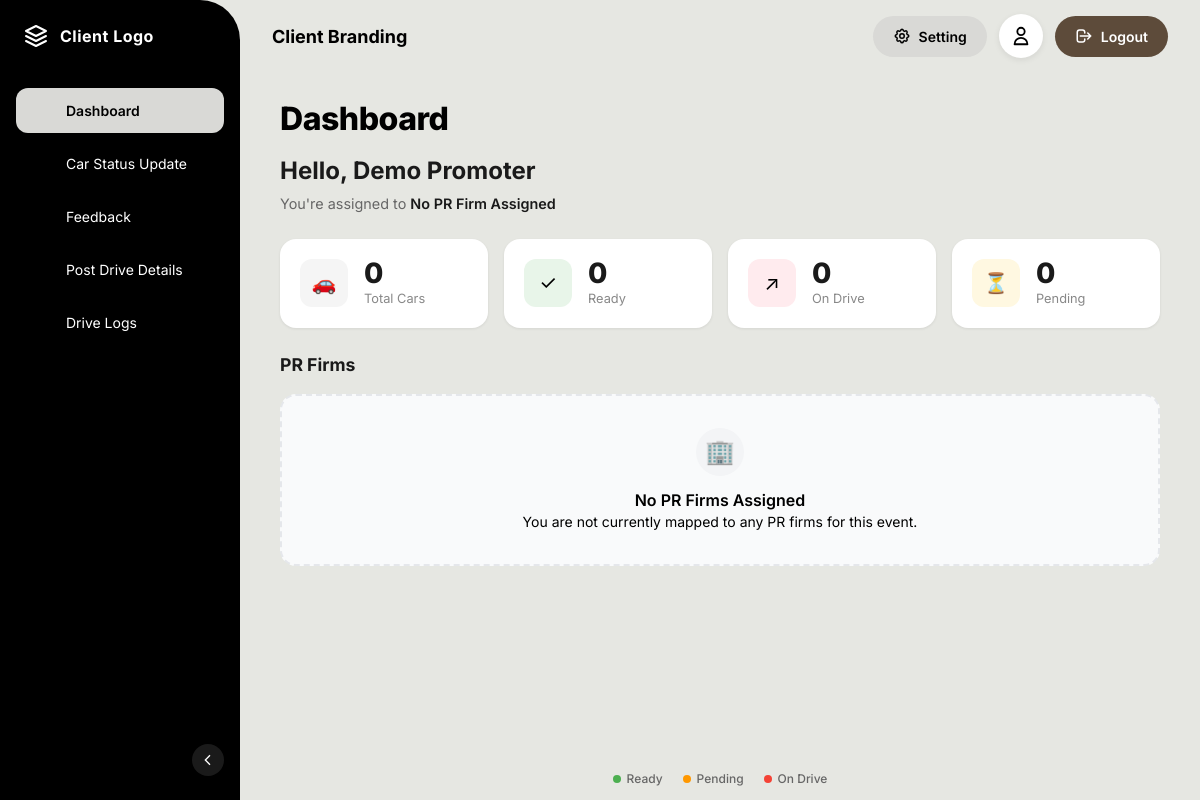
The app's page /pages/promoter/dashboard.php (signed in), older data.
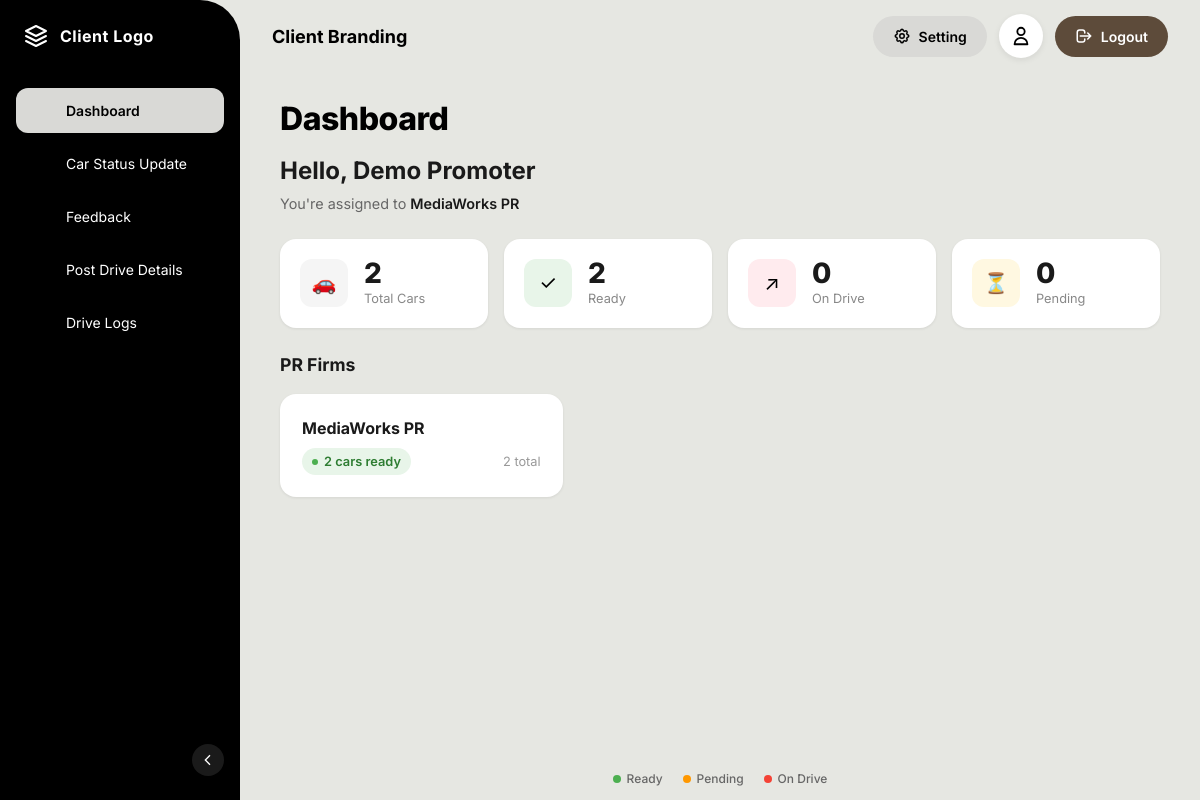
The same page, newer data.
### tables this page shows
CREATE TABLE IF NOT EXISTS pr_firms (
    id INT PRIMARY KEY AUTO_INCREMENT,
    name VARCHAR(150) NOT NULL,
    contact_person VARCHAR(150),
    phone VARCHAR(20),
    email VARCHAR(150),
    is_active TINYINT(1) DEFAULT 1,
    created_at TIMESTAMP DEFAULT CURRENT_TIMESTAMP
);

### includes/helpers.php (called while the page is built, shortened)
<?php
function h($str)
{
    return htmlspecialchars($str ?? '', ENT_QUOTES, 'UTF-8');
}

### includes/auth.php (called while the page is built, shortened)
<?php
require_once __DIR__ . '/../config/database.php';
function isLoggedIn()
{
    return isset($_SESSION['user_id']) && !empty($_SESSION['user_id']);
}
function getCurrentUser()
{
    return dbQueryOne(
        "SELECT id, name, email, role, phone, avatar FROM users WHERE id = ? AND is_active = 1",
        [$_SESSION['user_id']]
    );
}

### config/database.php (called while the page is built, shortened)
<?php
function getDB()
{
    static $pdo = null;
    if ($pdo === null) {
        try {
            $dsn = "mysql:host=" . DB_HOST . ";dbname=" . DB_NAME . ";charset=" . DB_CHARSET;
            $options = [
                PDO::ATTR_ERRMODE => PDO::ERRMODE_EXCEPTION,
                PDO::ATTR_DEFAULT_FETCH_MODE => PDO::FETCH_ASSOC,
                PDO::ATTR_EMULATE_PREPARES => false,
            ];
            $pdo = new PDO($dsn, DB_USER, DB_PASS, $options);
        } catch (PDOException $e) {
            error_log("Database Connection Error: " . $e->getMessage());
            die("Database connection failed. Please check your configuration.");
        }
    }
    return $pdo;
}
function dbQuery($sql, $params = [])
{
    $stmt = getDB()->prepare($sql);
    $stmt->execute($params);
    return $stmt->fetchAll();
}
function dbQueryOne($sql, $params = [])
{
    $stmt = getDB()->prepare($sql);
    $stmt->execute($params);
    return $stmt->fetch() ?: null;
}

### pages/promoter/dashboard.php (the view, shortened to what the changed rows need)
<?php
$currentPage = 'dashboard';
require_once __DIR__ . '/../../includes/auth.php';
require_once __DIR__ . '/../../includes/helpers.php';
$user = getCurrentUser() ?? ['name' => 'Promoter', 'id' => 6];
$userId = $user['id'] ?? 6;
$eventId = $_SESSION['active_event_id'] ?? 1;
$prFirmNames = dbQuery("SELECT pf.name FROM pr_firms pf JOIN promoter_pr_firms ppf ON ppf.pr_firm_id = pf.id WHERE ppf.promoter_id = ? AND ppf.event_id = ? ORDER BY pf.name", [$userId, $eventId]);
$assignedFirms = array_column($prFirmNames, 'name');
$prFirmDisplay = !empty($assignedFirms) ? implode(', ', $assignedFirms) : 'No PR Firm Assigned';
$stats = dbQueryOne("
    SELECT
        COUNT(DISTINCT c.id) as total_cars,
        SUM(CASE WHEN c.status IN ('standby', 'cleaned', 'pod_lineup') THEN 1 ELSE 0 END) as ready_cars,
        SUM(CASE WHEN c.status = 'on_drive' THEN 1 ELSE 0 END) as on_drive,
        SUM(CASE WHEN c.status IN ('cleaning', 'returned', 'under_inspection') THEN 1 ELSE 0 END) as pending_cars
    FROM cars c
    JOIN pr_firm_cars pfc ON pfc.car_id = c.id
    JOIN promoter_pr_firms ppf ON ppf.pr_firm_id = pfc.pr_firm_id AND ppf.event_id = pfc.event_id
    WHERE ppf.promoter_id = ? AND ppf.event_id = ? AND c.is_active = 1
", [$userId, $eventId]) ?? ['total_cars' => 0, 'ready_cars' => 0, 'on_drive' => 0, 'pending_cars' => 0];
$prFirms = dbQuery("
    SELECT pf.*, ppf.event_id,
        (SELECT COUNT(*) FROM pr_firm_cars pfc
         JOIN cars c ON c.id = pfc.car_id
         WHERE pfc.pr_firm_id = pf.id
         AND pfc.event_id = ppf.event_id
         AND c.status IN ('standby', 'cleaned', 'pod_lineup')) as ready_cars,
        (SELECT COUNT(*) FROM pr_firm_cars pfc
         WHERE pfc.pr_firm_id = pf.id AND pfc.event_id = ppf.event_id) as total_cars
    FROM pr_firms pf
    JOIN promoter_pr_firms ppf ON ppf.pr_firm_id = pf.id
    WHERE ppf.promoter_id = ? AND ppf.event_id = ?
    ORDER BY pf.name
", [$userId, $eventId]);
include __DIR__ . '/../../components/layout.php';
?>
<div class="dashboard-header">
    <div class="event-info">
        You're assigned to <span class="event-name"><?= h($prFirmDisplay) ?></span>
    </div>
</div>
<div class="grid grid-cols-2 lg:grid-cols-4 gap-4 mb-6">
    <div class="stat-card">
        <div class="stat-content">
            <div class="value"><?= intval($stats['total_cars'] ?? 0) ?></div>
            <div class="label">Total Cars</div>
        </div>
    </div>
    <div class="stat-card">
        <div class="stat-content">
            <div class="value"><?= intval($stats['ready_cars'] ?? 0) ?></div>
            <div class="label">Ready</div>
        </div>
    </div>
</div>
<div class="mb-6">
    <h2 class="section-title">PR Firms</h2>
    <?php if (empty($prFirms)): ?>
        <div
            class="bg-gray-50 border-2 border-dashed border-gray-200 rounded-2xl p-8 flex flex-col items-center justify-center text-center">
            <div class="w-12 h-12 bg-gray-100 rounded-full flex items-center justify-center mb-3">
                <span class="text-2xl">🏢</span>
            </div>
            <h3 class="text-base font-semibold text-gray-900 mb-1">No PR Firms Assigned</h3>
            <p class="text-sm text-gray-500">You are not currently mapped to any PR firms for this event.</p>
        </div>
    <?php else: ?>
        <div class="grid grid-cols-1 md:grid-cols-2 lg:grid-cols-3 gap-4" id="prFirmsList">
            <?php foreach ($prFirms as $firm): ?>
                <div class="pr-firm-card" onclick="selectPrFirm(<?= $firm['id'] ?>, '<?= h($firm['name']) ?>')"
                    data-firm-id="<?= $firm['id'] ?>">
                    <div class="firm-name"><?= h($firm['name']) ?></div>
                    <div class="firm-meta">
                        <span class="ready-badge">
                            <span class="dot"></span>
                            <?= intval($firm['ready_cars']) ?> cars ready
                        </span>
                        <span class="total-count"><?= intval($firm['total_cars']) ?> total</span>
                    </div>
                </div>
            <?php endforeach; ?>
        </div>
    <?php endif; ?>
</div>
</div>
<?php include __DIR__ . '/../../components/layout-footer.php'; ?>

### components/sidebar.php (shortened to what the changed rows need)
<?php
$currentPage = $currentPage ?? 'dashboard';
$userRole = $_SESSION['user_role'] ?? 'client';
$clientNav = [
    ['id' => 'dashboard', 'label' => 'Overall Car Stats', 'icon' => 'car', 'url' => '/pages/client/dashboard.php'],
    ['id' => 'car-stats', 'label' => 'Individual Car Stats', 'icon' => 'chart', 'url' => '/pages/client/car-stats.php'],
    ['id' => 'attendance', 'label' => 'Promoter Attendance', 'icon' => 'users', 'url' => '/pages/client/attendance.php'],
    ['id' => 'events', 'label' => 'Event Details', 'icon' => 'calendar', 'url' => '/pages/client/events.php'],
    ['id' => 'insights', 'label' => 'Insights', 'icon' => 'eye', 'url' => '/pages/client/insights.php'],
];
$adminNav = [
    ['id' => 'dashboard', 'label' => 'Dashboard', 'icon' => 'home', 'url' => '/pages/admin/dashboard.php'],
    ['id' => 'cars', 'label' => 'Manage Cars', 'icon' => 'car', 'url' => '/pages/admin/cars.php'],
    ['id' => 'promoters', 'label' => 'Manage Promoters', 'icon' => 'users', 'url' => '/pages/admin/promoters.php'],
    ['id' => 'events', 'label' => 'Events', 'icon' => 'calendar', 'url' => '/pages/admin/events.php'],
    ['id' => 'analytics', 'label' => 'Analytics', 'icon' => 'chart', 'url' => '/pages/admin/analytics.php'],
    ['id' => 'settings', 'label' => 'Settings', 'icon' => 'settings', 'url' => '/pages/admin/settings.php'],
];
$promoterNav = [
    ['id' => 'dashboard', 'label' => 'Dashboard', 'icon' => 'home', 'url' => '/pages/promoter/dashboard.php'],
    ['id' => 'cars', 'label' => 'Car Status Update', 'icon' => 'car', 'url' => '/pages/promoter/car-status.php'],
    ['id' => 'feedback', 'label' => 'Feedback', 'icon' => 'check', 'url' => '/pages/promoter/feedback.php'],
    ['id' => 'post-drive', 'label' => 'Post Drive Details', 'icon' => 'arrow-left', 'url' => '/pages/promoter/post-drive.php'],
    ['id' => 'drive-logs', 'label' => 'Drive Logs', 'icon' => 'list', 'url' => '/pages/promoter/drive-logs.php'],
];
$cleaningNav = [
    ['id' => 'dashboard', 'label' => 'Cleaning Dashboard', 'icon' => 'home', 'url' => '/pages/cleaning/dashboard.php'],
];
$navItems = match ($userRole) {
    'superadmin' => $adminNav,
    'client' => $clientNav,
    'promoter' => $promoterNav,
    'cleaning_staff' => $cleaningNav,
    default => $clientNav,
};
function getSidebarIconSvg($icon)
{
    return $paths[$icon] ?? $paths['home'];
}
?>
<aside class="mdm-sidebar" id="mdmSidebar">
    <nav class="mdm-sidebar-nav">
        <?php foreach ($navItems as $item): ?>
            <a href="<?= BASE_PATH . $item['url'] ?>"
                class="mdm-nav-link <?= $currentPage === $item['id'] ? 'active' : '' ?>">
                <svg fill="none" stroke="currentColor" viewBox="0 0 24 24">
                    <?= getSidebarIconSvg($item['icon']) ?>
                </svg>
                <span><?= h($item['label']) ?></span>
            </a>
        <?php endforeach; ?>
    </nav>
</aside>

Row changes from the older to the newer data that the page shows:
added pr_firms: name "MediaWorks PR", ready_cars "2", total_cars "2"
Text that changed along with them:
$prFirmDisplay: "No PR Firm Assigned" → "MediaWorks PR"
$stats['total_cars']: "0" → "2"
$stats['ready_cars']: "0" → "2"
text no longer shown: "🏢 No PR Firms Assigned You are not currently mapped to any PR firms for this event."
